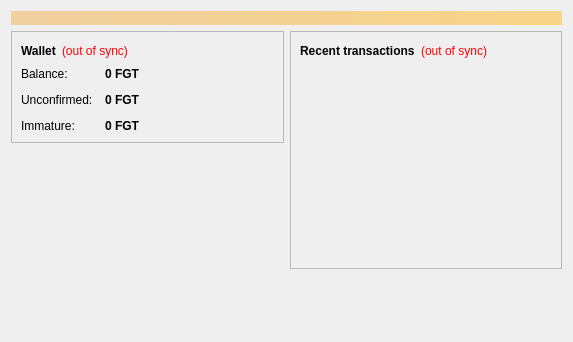
<?xml version="1.0" encoding="UTF-8"?>
<ui version="4.0">
 <class>OverviewPage</class>
 <widget class="QWidget" name="OverviewPage">
  <property name="geometry">
   <rect>
    <x>0</x>
    <y>0</y>
    <width>573</width>
    <height>342</height>
   </rect>
  </property>
  <property name="windowTitle">
   <string>Form</string>
  </property>
  <layout class="QVBoxLayout" name="topLayout">
   <item>
    <widget class="QLabel" name="labelAlerts">
     <property name="visible">
      <bool>false</bool>
     </property>
     <property name="styleSheet">
      <string notr="true">background-color: qlineargradient(x1: 0, y1: 0, x2: 1, y2: 0, stop:0 #F0D0A0, stop:1 #F8D488); color:#000000;</string>
     </property>
     <property name="wordWrap">
      <bool>true</bool>
     </property>
     <property name="margin">
      <number>3</number>
     </property>
    </widget>
   </item>
   <item>
    <layout class="QHBoxLayout" name="horizontalLayout" stretch="1,1">
     <item>
      <layout class="QVBoxLayout" name="verticalLayout_2">
       <item>
        <widget class="QFrame" name="frame">
         <property name="frameShape">
          <enum>QFrame::StyledPanel</enum>
         </property>
         <property name="frameShadow">
          <enum>QFrame::Raised</enum>
         </property>
         <layout class="QVBoxLayout" name="verticalLayout_4">
          <item>
           <layout class="QHBoxLayout" name="horizontalLayout_4">
            <item>
             <widget class="QLabel" name="label_5">
              <property name="font">
               <font>
                <weight>75</weight>
                <bold>true</bold>
               </font>
              </property>
              <property name="text">
               <string>Wallet</string>
              </property>
             </widget>
            </item>
            <item>
             <widget class="QLabel" name="labelWalletStatus">
              <property name="toolTip">
               <string>The displayed information may be out of date. Your wallet automatically synchronizes with the Faggotcoin network after a connection is established, but this process has not completed yet.</string>
              </property>
              <property name="styleSheet">
               <string notr="true">QLabel { color: red; }</string>
              </property>
              <property name="text">
               <string notr="true">(out of sync)</string>
              </property>
              <property name="alignment">
               <set>Qt::AlignLeading|Qt::AlignLeft|Qt::AlignVCenter</set>
              </property>
             </widget>
            </item>
            <item>
             <spacer name="horizontalSpacer_2">
              <property name="orientation">
               <enum>Qt::Horizontal</enum>
              </property>
              <property name="sizeHint" stdset="0">
               <size>
                <width>40</width>
                <height>20</height>
               </size>
              </property>
             </spacer>
            </item>
           </layout>
          </item>
          <item>
           <layout class="QFormLayout" name="formLayout_2">
            <property name="fieldGrowthPolicy">
             <enum>QFormLayout::AllNonFixedFieldsGrow</enum>
            </property>
            <property name="horizontalSpacing">
             <number>12</number>
            </property>
            <property name="verticalSpacing">
             <number>12</number>
            </property>
            <item row="0" column="0">
             <widget class="QLabel" name="label">
              <property name="text">
               <string>Balance:</string>
              </property>
             </widget>
            </item>
            <item row="0" column="1">
             <widget class="QLabel" name="labelBalance">
              <property name="font">
               <font>
                <weight>75</weight>
                <bold>true</bold>
               </font>
              </property>
              <property name="cursor">
               <cursorShape>IBeamCursor</cursorShape>
              </property>
              <property name="toolTip">
               <string>Your current balance</string>
              </property>
              <property name="text">
               <string notr="true">0 FGT</string>
              </property>
              <property name="textInteractionFlags">
               <set>Qt::LinksAccessibleByMouse|Qt::TextSelectableByKeyboard|Qt::TextSelectableByMouse</set>
              </property>
             </widget>
            </item>
            <item row="1" column="0">
             <widget class="QLabel" name="label_3">
              <property name="text">
               <string>Unconfirmed:</string>
              </property>
             </widget>
            </item>
            <item row="1" column="1">
             <widget class="QLabel" name="labelUnconfirmed">
              <property name="font">
               <font>
                <weight>75</weight>
                <bold>true</bold>
               </font>
              </property>
              <property name="cursor">
               <cursorShape>IBeamCursor</cursorShape>
              </property>
              <property name="toolTip">
               <string>Total of transactions that have yet to be confirmed, and do not yet count toward the current balance</string>
              </property>
              <property name="text">
               <string notr="true">0 FGT</string>
              </property>
              <property name="textInteractionFlags">
               <set>Qt::LinksAccessibleByMouse|Qt::TextSelectableByKeyboard|Qt::TextSelectableByMouse</set>
              </property>
             </widget>
            </item>
            <item row="2" column="0">
             <widget class="QLabel" name="labelImmatureText">
              <property name="text">
               <string>Immature:</string>
              </property>
             </widget>
            </item>
            <item row="2" column="1">
             <widget class="QLabel" name="labelImmature">
              <property name="font">
               <font>
                <weight>75</weight>
                <bold>true</bold>
               </font>
              </property>
              <property name="toolTip">
               <string>Mined balance that has not yet matured</string>
              </property>
              <property name="text">
               <string notr="true">0 FGT</string>
              </property>
              <property name="textInteractionFlags">
               <set>Qt::LinksAccessibleByMouse|Qt::TextSelectableByKeyboard|Qt::TextSelectableByMouse</set>
              </property>
             </widget>
            </item>
           </layout>
          </item>
         </layout>
        </widget>
       </item>
       <item>
        <spacer name="verticalSpacer">
         <property name="orientation">
          <enum>Qt::Vertical</enum>
         </property>
         <property name="sizeHint" stdset="0">
          <size>
           <width>20</width>
           <height>40</height>
          </size>
         </property>
        </spacer>
       </item>
      </layout>
     </item>
     <item>
      <layout class="QVBoxLayout" name="verticalLayout_3">
       <item>
        <widget class="QFrame" name="frame_2">
         <property name="frameShape">
          <enum>QFrame::StyledPanel</enum>
         </property>
         <property name="frameShadow">
          <enum>QFrame::Raised</enum>
         </property>
         <layout class="QVBoxLayout" name="verticalLayout">
          <item>
           <layout class="QHBoxLayout" name="horizontalLayout_2">
            <item>
             <widget class="QLabel" name="label_4">
              <property name="text">
               <string>&lt;b&gt;Recent transactions&lt;/b&gt;</string>
              </property>
             </widget>
            </item>
            <item>
             <widget class="QLabel" name="labelTransactionsStatus">
              <property name="toolTip">
               <string>The displayed information may be out of date. Your wallet automatically synchronizes with the Faggotcoin network after a connection is established, but this process has not completed yet.</string>
              </property>
              <property name="styleSheet">
               <string notr="true">QLabel { color: red; }</string>
              </property>
              <property name="text">
               <string notr="true">(out of sync)</string>
              </property>
              <property name="alignment">
               <set>Qt::AlignRight|Qt::AlignTrailing|Qt::AlignVCenter</set>
              </property>
             </widget>
            </item>
            <item>
             <spacer name="horizontalSpacer">
              <property name="orientation">
               <enum>Qt::Horizontal</enum>
              </property>
              <property name="sizeHint" stdset="0">
               <size>
                <width>40</width>
                <height>20</height>
               </size>
              </property>
             </spacer>
            </item>
           </layout>
          </item>
          <item>
           <widget class="QListView" name="listTransactions">
            <property name="styleSheet">
             <string notr="true">QListView { background: transparent; }</string>
            </property>
            <property name="frameShape">
             <enum>QFrame::NoFrame</enum>
            </property>
            <property name="verticalScrollBarPolicy">
             <enum>Qt::ScrollBarAlwaysOff</enum>
            </property>
            <property name="horizontalScrollBarPolicy">
             <enum>Qt::ScrollBarAlwaysOff</enum>
            </property>
            <property name="selectionMode">
             <enum>QAbstractItemView::NoSelection</enum>
            </property>
           </widget>
          </item>
         </layout>
        </widget>
       </item>
       <item>
        <spacer name="verticalSpacer_2">
         <property name="orientation">
          <enum>Qt::Vertical</enum>
         </property>
         <property name="sizeHint" stdset="0">
          <size>
           <width>20</width>
           <height>40</height>
          </size>
         </property>
        </spacer>
       </item>
      </layout>
     </item>
    </layout>
   </item>
  </layout>
 </widget>
 <resources/>
 <connections/>
</ui>
